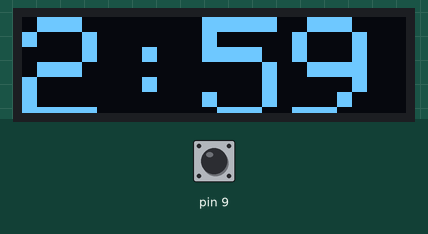
Recording of a sketch running on a simulated Arduino Uno, built with avr-gcc and run on an emulated ATmega328P. Parts: 128×32 one-colour display. The inputs (shaded band) are chosen by the test bench; at power-on: pin 9 HIGH. The display library's start-up logo is not drawn; what the sketch prints to the serial monitor is not drawn.

Above: at 1.6 s.
1.7 s: pin 9 pulled LOW for 0.15 s
At 2.6 s:
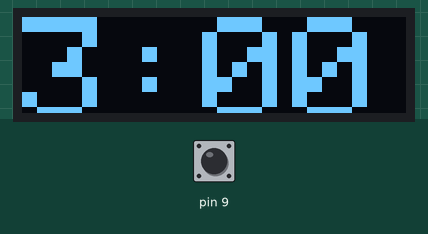
4.8 s: pin 9 pulled LOW for 1 s
Timing chart, 0 to 7.8 s (numbered marks = the images above; inputs shaded):
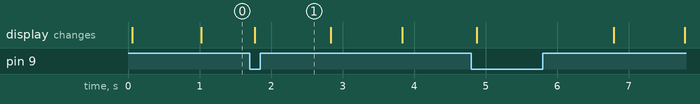

The sketch:

PB_clock.ino
```cpp
unsigned long lastTimestamp;
unsigned long int secondCounter;
unsigned long int lastReset;
unsigned long int timerDuration = 3*60; //seconds

unsigned int state = 0; // 0 = counting down, 1 = flashing 00:00. More may appear, hence int.
const unsigned int second = 1000; //1000 millis in a second, less for testing.

#include <SPI.h>
#include <Wire.h>
#include <Adafruit_GFX.h>
#include <Adafruit_SSD1306.h>

#define SCREEN_WIDTH 128 // OLED display width, in pixels
#define SCREEN_HEIGHT 32 // OLED display height, in pixels

// Declaration for an SSD1306 display connected to I2C (SDA, SCL pins)
#define OLED_RESET     4 // Reset pin # (or -1 if sharing Arduino reset pin)
Adafruit_SSD1306 display(SCREEN_WIDTH, SCREEN_HEIGHT, &Wire, OLED_RESET);


void setup() {
  Serial.begin(115200);
    // SSD1306_SWITCHCAPVCC = generate display voltage from 3.3V internally
  if(!display.begin(SSD1306_SWITCHCAPVCC, 0x3C)) { // Address 0x3C for 128x32
    Serial.println(F("SSD1306 allocation failed"));
    for(;;); // Don't proceed, loop forever
  }

  // Show initial display buffer contents on the screen --
  // the library initializes this with an Adafruit splash screen.
  display.display();
  // Clear the buffer
  display.clearDisplay();

  displayTime(timerDuration);

  //define button
  pinMode(9, INPUT_PULLUP);
}

void loop() {
  const unsigned long currentMillis = millis();

  if(digitalRead(9)==LOW){
    //Poor quality debounce below

    unsigned int count_low = 1; //count number of times we read LOW
    for(int i = 0; i < 10; i++){ // Try 10 more button readings
      if(digitalRead(9)==LOW){
        count_low++;
      }
      delay(5); //5 milis * 10 extra readings = 50ms additional wait.
    }
    if(count_low > 9){ // 9 out of 10 button low readings. Seems to work ok.
      state = 0; // reset the timer.

      secondCounter = 0;
      lastReset = millis();

      displayTime(timerDuration);
    }
  }
  if(currentMillis >= secondCounter * second + lastReset){
    // Count downwards, and update display.
    secondCounter =  floor((currentMillis-lastReset)/second);

    if(state==0){
      if(timerDuration>=secondCounter){
        const unsigned long timeRemaining = timerDuration-secondCounter;

        displayTime(timeRemaining);

      }else{
        state = 1;
      }
    }else if(state==1){ //blink 00:00
      if(secondCounter % 2 == 0){
        display.clearDisplay();
        display.display();
      }else{
        displayTime(0);
      }
    }
  }
}

void displayTime(unsigned long seconds){

  //calc mins and seconds
  const unsigned long minutes = floor(seconds/60);
  seconds = seconds - minutes * 60;
  String clockTime = "";

  clockTime = clockTime + minutes + ":";
  if(seconds <= 9){
    clockTime += "0";
    clockTime += seconds;
  }else{
    clockTime +=  seconds;
  }

  Serial.println(clockTime);

  //get display ready.
  display.setTextSize(5);
  display.setTextColor(SSD1306_WHITE);
  display.clearDisplay();
  display.setCursor(0,0);

  //print the time
  display.println(clockTime);
  display.display();
}
```
